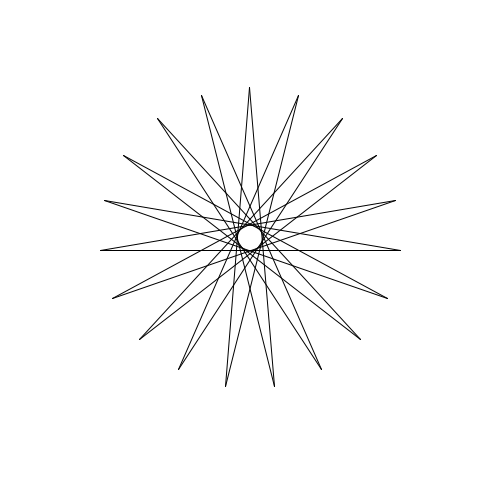
Frame 1 (no input)
Frame 60 (the mouse pressed at the canvas centre just before this capture): identical to frame 1, image omitted
Frame 120 (the mouse held since frame 60 and released just before this capture): identical to frame 1, image omitted

The Processing sketch that drew this single still picture (run headless with seeded random() and noise(); from frame 60 on, the mouse is pressed at the canvas centre):

// Processing sketch: Star
// ── Star.pde
void setup(){
  size(500,500);
  background(255);
  
  drawGram(19,300);
}

float bearing = 0;

//total degrees in a star is 180
void draw(){
  
}

void drawGram(float points, int len){
  float[] coors = new float[2];
  translate(width/2+150,height/2);
  for(int i=0; i<points; i++){
     coors = lineAngle(0,0,180-(180/points),len);
     translate(coors[0],coors[1]);
  }
}

float[] lineAngle(float x, float y, float angle, float len){
  angle = radians(angle)+bearing;
  bearing = angle;
  float endX = x+len * cos(angle);
  float endY = y-len * sin(angle);
  line(x,y,endX,endY);
  float[] re = {endX, endY};
  return re;
}
